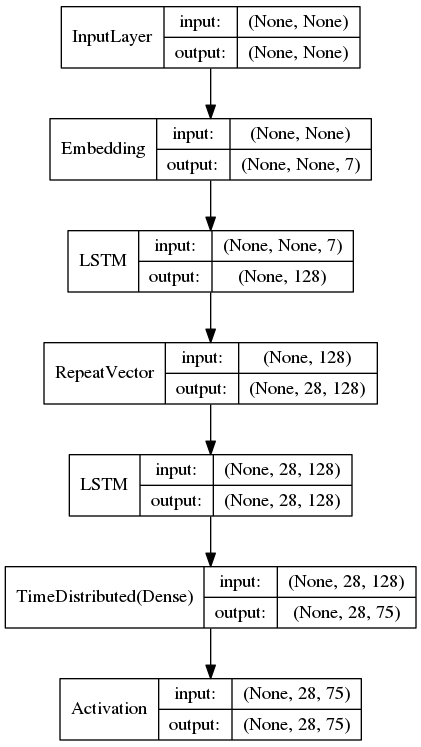

Python code for this plot:
# -*- coding: utf-8 -*-
'''An implementation of sequence to sequence learning for performing phonetic transcription
Padding is handled by using a repeated sentinel character (space)

Input may optionally be inverted, shown to increase performance in many tasks in:
"Learning to Execute"
http://arxiv.org/abs/1410.4615
and
"Sequence to Sequence Learning with Neural Networks"
http://papers.nips.cc/paper/5346-sequence-to-sequence-learning-with-neural-networks.pdf
Theoretically it introduces shorter term dependencies between source and target.

'''

from __future__ import print_function
from keras.utils.visualize_util import plot
from keras.models import Sequential
from keras.layers import Activation, TimeDistributed, Dense, RepeatVector, recurrent, Embedding, Reshape
import numpy as np
from six.moves import range
import subprocess
import matplotlib
from time import gmtime, strftime
matplotlib.use("pdf")
import matplotlib.pyplot as plt
def levenshtein(s, t):
    """
        levenshtein(s, t) -> ldist
        ldist is the Levenshtein distance between the strings
        s and t.
        For all i and j, dist[i,j] will contain the Levenshtein
        distance between the first i characters of s and the
        first j characters of t
    """
    rows = len(s)+1
    cols = len(t)+1
    dist = np.zeros((rows, cols), dtype=np.int)
    # source prefixes can be transformed into empty strings
    # by deletions:
    for i in range(1, rows):
        dist[i,0] = i
    # target prefixes can be created from an empty source string
    # by inserting the characters
    for i in range(1, cols):
        dist[0,i] = i

    row = rows - 1
    col = cols - 1
    for col in range(1, cols):
        for row in range(1, rows):
            if s[row-1] == t[col-1]:
                cost = 0
            else:
                cost = 1
            dist[row, col] = min(dist[row-1, col] + 1,      # deletion
                                 dist[row, col-1] + 1,      # insertion
                                 dist[row-1, col-1] + cost) # substitution

    return dist[row, col]


class Dictionary(dict):
    def __init__(self, filename):
        with open(filename, 'rt') as f:
            for line in f:
                word, phones = line.split('\t')[:2]
                self.update({word: phones})
        super(Dictionary, self).__init__()


class CharacterTable(object):
    def __init__(self, chars, maxlen):
        self.chars = [''] + sorted(set(chars))
        self.indices = dict((c, i) for i, c in enumerate(self.chars))
        self.maxlen = maxlen
        self.size = len(self.chars)

    def encode(self, C, maxlen=None):
        maxlen = maxlen if maxlen else self.maxlen
        X = np.zeros(maxlen, dtype='int32')
        for i, c in enumerate(C):
            X[i] = self.indices[c]
        return X

    def decode(self, X, calc_argmax=False, ch=''):
        if calc_argmax:
            X = X.argmax(axis=-1)
        return ch.join(self.chars[x] for x in X)


def calcPerformance(iteration):
    # dummy quotes
    dqote = '"'
    sqote = "'"

    namefile = "rnn_" + str(iteration) + ".pred"
    cmdTasas = "./tasas " + namefile + " -F -f " + sqote + "|" + sqote + " -s " + dqote + " " + dqote + " -pra"

    output = subprocess.Popen([cmdTasas], shell=True, stdout=subprocess.PIPE).communicate()[0]
    subprocess.Popen(["rm " + namefile], shell=True, stdout=subprocess.PIPE).communicate()[0]
    output = output.splitlines()[1]
    output = output.split()

    goles = output[1]
    goles = goles[:-1]
    subs = output[3]
    subs = subs[:-1]
    ins = output[5]
    ins = ins[:-1]
    borr = output[7]
    borr = borr[:-1]

    Scores = np.zeros(4)
    Scores[0] = float(goles)
    Scores[1] = float(subs)
    Scores[2] = float(ins)
    Scores[3] = float(borr)

    return Scores

class colors:
    ok = '\033[92m'
    fail = '\033[91m'
    close = '\033[0m'

# Parameters for the model and dataset
TRAIN='wcmudict.train.dict'
TEST='wcmudict.test.dict'

# Try replacing GRU, or SimpleRNN
RNN = recurrent.LSTM
VSIZE = 7
HIDDEN_SIZE = 128
BATCH_SIZE = 128
LAYERS = 1
INVERT = True

DB_SPLIT = 0.1
N_ITER = 3

train = Dictionary(TRAIN)
test = Dictionary(TEST)

words = map(str.split, train.keys())    # [['u', 's', 'e', 'd'], ['m', 'o', 'u', 'n', 't'], ...]
trans = map(str.split, train.values())
words_maxlen = max(map(len, words))
trans_maxlen = max(map(len, trans))

# Son totes les lletres que es fan servir (set no accepta duplicats)
chars = sorted(set([char for word in words for char in word]))
# Son tots els phonemes que es poden fer servir
phones = sorted(set([phone for tran in trans for phone in tran]))


ctable = CharacterTable(chars, words_maxlen)    # ctable = {'': 0, "'": 1, '-': 2, '.' : 3}
ptable = CharacterTable(phones, trans_maxlen)   # El mateix pero amb fonemes

print('Total training words:', len(words))

print('Vectorization...')
def vectorization(words, trans):
    X = np.zeros((len(words), words_maxlen), dtype='int32')
    y = np.zeros((len(trans), trans_maxlen), dtype='int32')
    for i, word in enumerate(words):
        X[i, :] = ctable.encode(word)
    for i, tran in enumerate(trans):
        y[i, :] = ptable.encode(tran)
    if INVERT:
        X = X[:, ::-1]
    return X, y

# X_train[1,:] vector on cada entrada es l'index de la lletra (pero esta girat)
# Y_train[1,:] vector on cada entrada es l'index del phonema
X_train, y_train = vectorization(words, trans)

# Use less data
new_dbl = int(len(X_train[:,1])*DB_SPLIT)
X_train = X_train[1:new_dbl, :]
y_train = y_train[1:new_dbl, :]

words_test = map(str.split, test.keys())
trans_test = map(str.split, test.values())
X_val, y_val = vectorization(words_test, trans_test)

# Shuffle (X_train, y_train) in unison
indices = np.arange(len(y_train))
np.random.shuffle(indices)
X_train = X_train[indices]
y_train = y_train[indices]

print(X_train.shape)
print(y_train.shape)

print('Build model...')
model = Sequential()
# "Encode" the input sequence using an RNN, producing an output of HIDDEN_SIZE
model.add(Embedding(ctable.size, VSIZE, input_dtype='int32'))
model.add(RNN(HIDDEN_SIZE))
# For the decoder's input, we repeat the encoded input for each time step
model.add(RepeatVector(trans_maxlen))
# The decoder RNN could be multiple layers stacked or a single layer
for _ in range(LAYERS):
    model.add(RNN(HIDDEN_SIZE, return_sequences=True))

# For each of step of the output sequence, decide which phone should be chosen
model.add(TimeDistributed(Dense(ptable.size)))
model.add(Activation('softmax'))
model.summary()
plot(model, show_shapes=True, to_file='pho_rnn.png', show_layer_names=False)

model.compile(loss='sparse_categorical_crossentropy',
              optimizer='adam',
              metrics=['accuracy'])

def save(refs, preds, filename):
    with open(filename, 'wt') as res:
        for ref, pred in zip(refs, preds):
            correct = ptable.decode(ref, ch=' ').strip()
            guess = ptable.decode(pred, calc_argmax=False, ch=' ').strip()
            print(correct, '|', guess, file=res)


measaruments = np.zeros((N_ITER-1, 4))
# Train the model each generation and show predictions against the validation dataset
for iteration in range(1, N_ITER):
    print()
    print('-' * 50)
    print('Iteration', iteration)
    model.fit(X_train, y_train[..., np.newaxis], batch_size=BATCH_SIZE, nb_epoch=1,
              validation_data=(X_val, y_val[..., np.newaxis])) # add a new dim to y_train and y_val to match output
    preds = model.predict_classes(X_val, verbose=0)

    print('Saving results...')
    save(y_val, preds, 'rnn_{}.pred'.format(iteration))

    # Compute performance
    measaruments[iteration-1, :] = calcPerformance(iteration)

    ###
    # Select 10 samples from the validation set at random so we can visualize errors
    for i in range(10):
        ind = np.random.randint(0, len(X_val))
        rowX, rowy = X_val[ind], y_val[ind]
        pred = preds[ind]
        q = ctable.decode(rowX)
        correct = ptable.decode(rowy, ch=' ').strip()
        guess = ptable.decode(pred, ch=' ').strip()
        print('W:', q[::-1] if INVERT else q)
        print('T:', correct)
        print(colors.ok + '☑' + colors.close if correct == guess else colors.fail + '☒' + colors.close,
              guess, '(' + str(levenshtein(correct.split(), guess.split())) + ')')
        print('---')


currentdata = strftime("%Y-%m-%d--%H:%M:%S", gmtime())
# Save results
strmatrix = "results-" + currentdata + ".txt"
np.savetxt(strmatrix, measaruments)


# Plot results
plt.plot(range(1, N_ITER), measaruments[:, 0], label="Goals")  # Goals
plt.plot(range(1, N_ITER), measaruments[:, 1], label="Subs")  # Substitutions
plt.plot(range(1, N_ITER), measaruments[:, 2], label="Ins")  # Insertions
plt.plot(range(1, N_ITER), measaruments[:, 3], label="Borr")  # Borrades
plt.axis([1, N_ITER-1, 0, 100])
plt.ylabel("%")
plt.legend()
plt.xlabel("number of epochs")

strplot = "plot-" + currentdata + ".png"
plt.savefig(strplot)